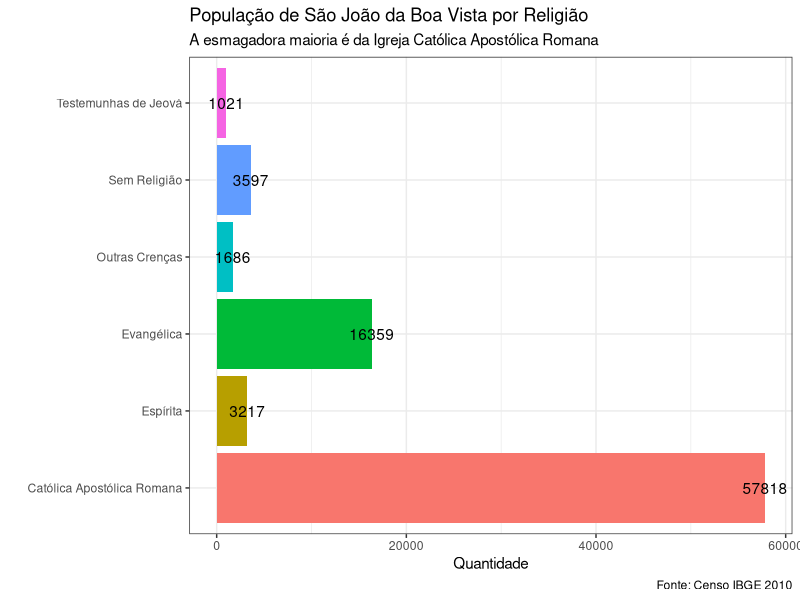
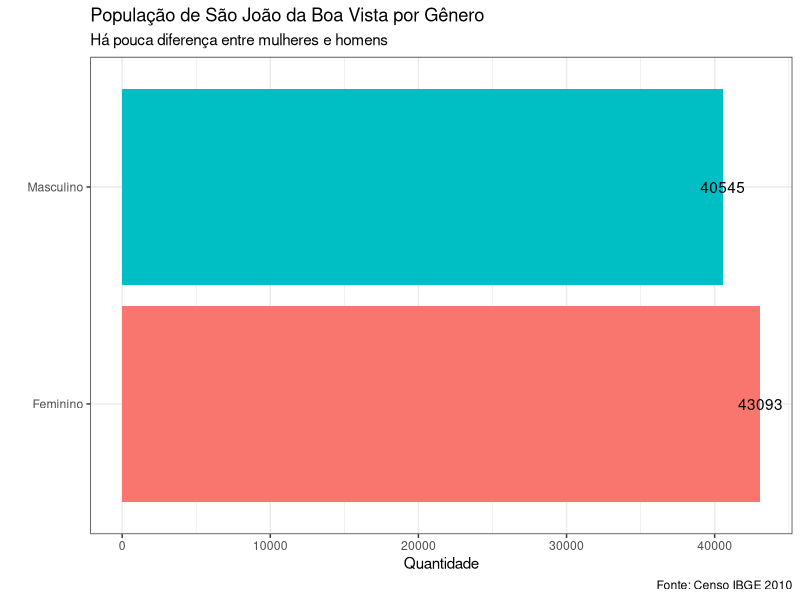
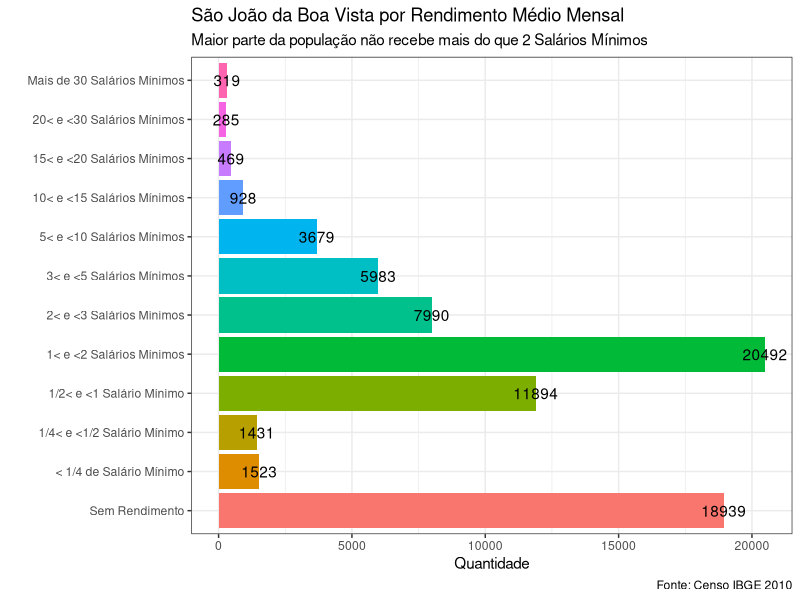
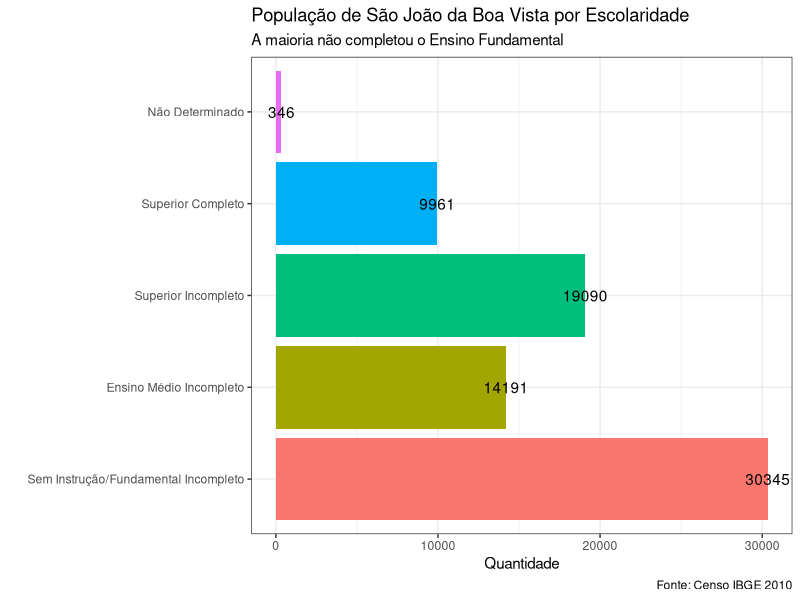
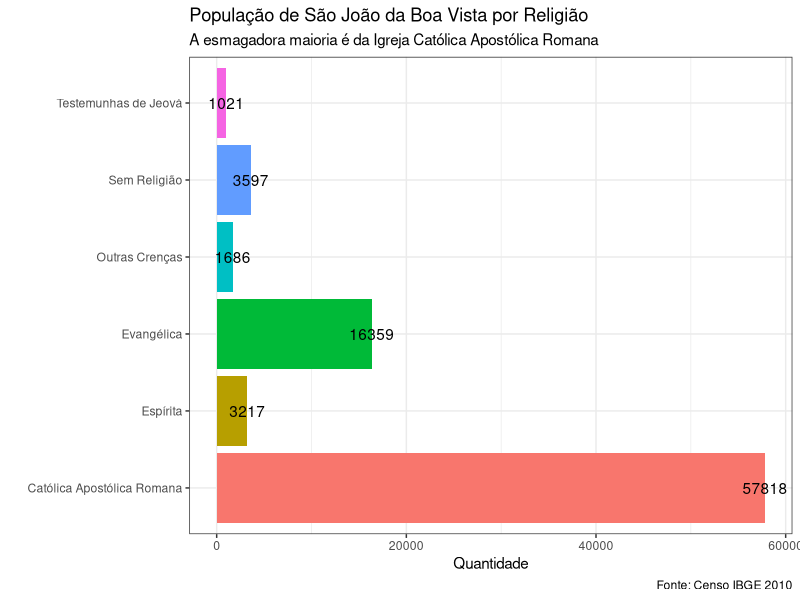
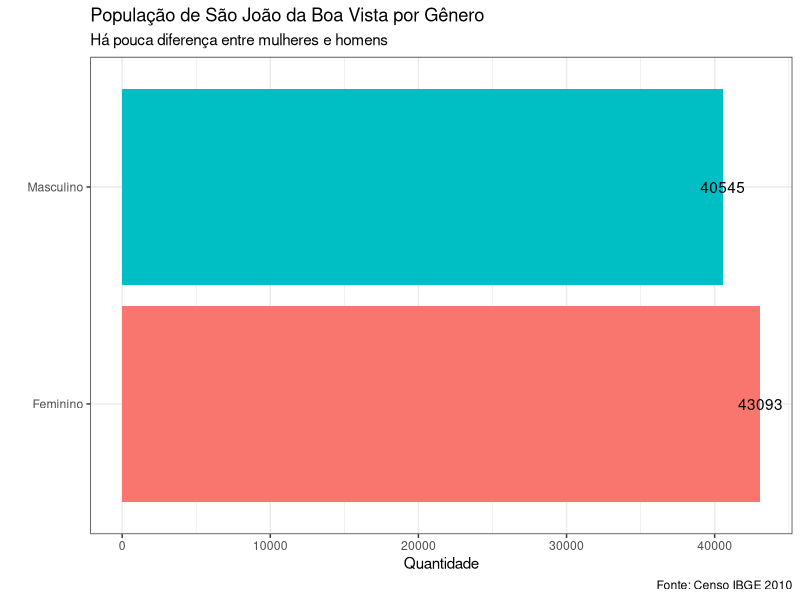
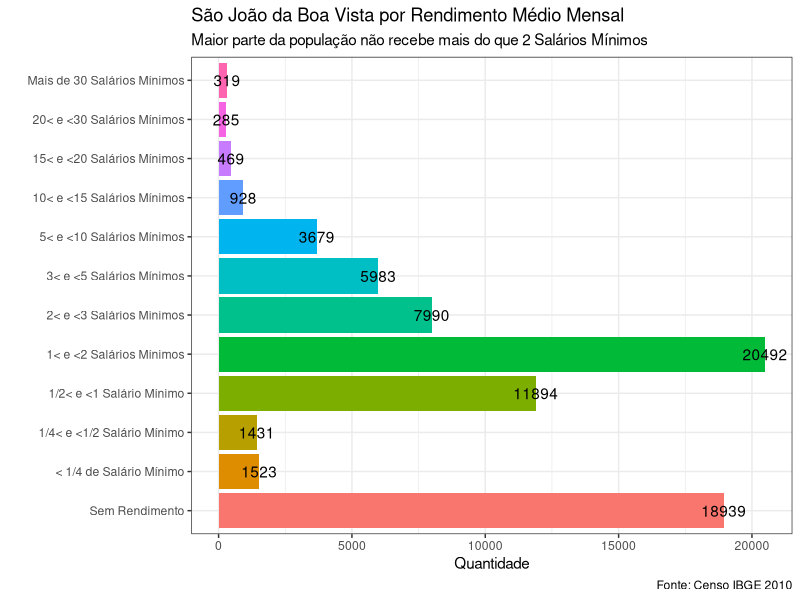
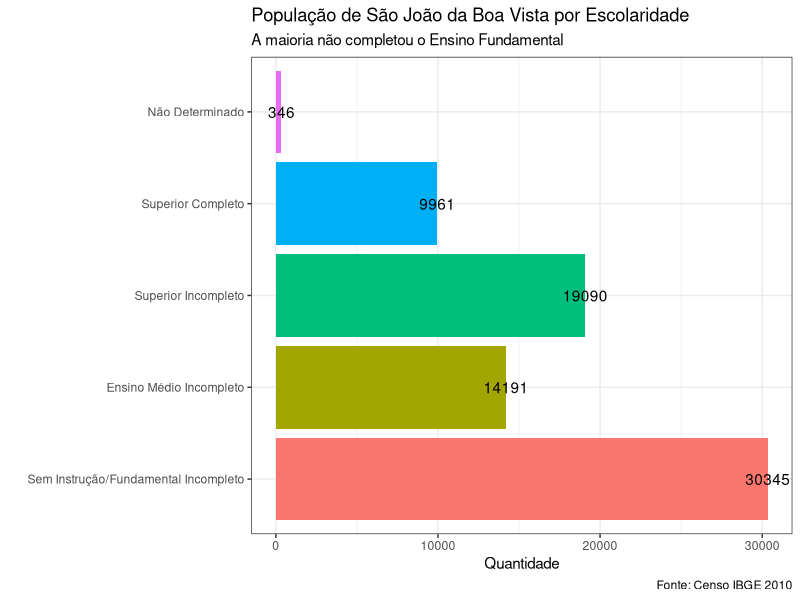

Reproduce these figures in R, in order.
library(ggplot2)

# Religião

lab_religiao <- c("Sem Religião", "Católica Apostólica Romana",
                  "Espírita", "Evangélica", "Testemunhas de Jeová",
                  "Outras Crenças")

qtd_religiao <- c(3597, 57818, 3217, 16359, 1021,
                  35+11+46+41+80+163+351+33+9+49+60+15+144+482+167)

tabela_religiao <- data.frame(lab_religiao, qtd_religiao)

ggplot(data=tabela_religiao, aes(x=lab_religiao, y=qtd_religiao,
                                 fill=lab_religiao, label=qtd_religiao))+
  geom_bar(stat="identity")+
  coord_flip()+
  labs(x="", y="Quantidade", 
       title="População de São João da Boa Vista por Religião",
       subtitle="A esmagadora maioria é da Igreja Católica Apostólica Romana",
       caption="Fonte: Censo IBGE 2010")+
  geom_text()+
  guides(fill=FALSE)+
  theme_bw()

ggsave("imagens/tabela-relig.png", dpi=300)

# Genero

lab_genero <- c("Masculino", "Feminino")

qtd_genero <- c(2451+2560+3054+3201+3406+3469+6376+5884+4842+2935+2367,
                2132+2563+2958+3040+3367+3495+6586+6481+5409+3480+3582)

tabela_genero <- data.frame(lab_genero, qtd_genero)

ggplot(data=tabela_genero, aes(x=lab_genero, y=qtd_genero,
                                 fill=lab_genero, label=qtd_genero))+
  geom_bar(stat="identity")+
  coord_flip()+
  labs(x="", y="Quantidade", 
       title="População de São João da Boa Vista por Gênero",
       subtitle="Há pouca diferença entre mulheres e homens",
       caption="Fonte: Censo IBGE 2010")+
  geom_text()+
  guides(fill=FALSE)+
  theme_bw()

ggsave("imagens/tabela-gen.png", dpi=300)

# Rendimento

lab_rend <- c("Sem Rendimento", "< 1/4 de Salário Mínimo",
              "1/4< e <1/2 Salário Mínimo", "1/2< e <1 Salário Mínimo",
              "1< e <2 Salários Mínimos", "2< e <3 Salários Mínimos",
              "3< e <5 Salários Mínimos", "5< e <10 Salários Mínimos",
              "10< e <15 Salários Mínimos", "15< e <20 Salários Mínimos",
              "20< e <30 Salários Mínimos", "Mais de 30 Salários Mínimos")

qtd_rend <- c(18939, 1523, 1431, 11894, 20492, 7990, 5983, 3679,
              928, 469, 285, 319)

tabela_rend <- data.frame(lab_rend, qtd_rend)

tabela_rend$lab_rend <- factor(tabela_rend$lab_rend,
                               levels = lab_rend)

ggplot(data=tabela_rend, aes(x=lab_rend, y=qtd_rend,
                               fill=lab_rend, label=qtd_rend))+
  geom_bar(stat="identity")+
  coord_flip()+
  labs(x="", y="Quantidade", 
       title="São João da Boa Vista por Rendimento Médio Mensal",
       subtitle="Maior parte da população não recebe mais do que 2 Salários Mínimos",
       caption="Fonte: Censo IBGE 2010")+
  geom_text()+
  guides(fill=FALSE)+
  theme_bw()

ggsave("imagens/tabela-rend.png", dpi=300)

# Escolaridade

lab_escola <- c("Sem Instrução/Fundamental Incompleto",
                "Ensino Médio Incompleto", "Superior Incompleto",
                "Superior Completo", "Não Determinado")

qtd_escola <- c(30345, 14191, 19090, 9961, 346)

tabela_escola <- data.frame(lab_escola, qtd_escola)

tabela_escola$lab_escola <- factor(tabela_escola$lab_escola,
                               levels = lab_escola)

ggplot(data=tabela_escola, aes(x=lab_escola, y=qtd_escola,
                             fill=lab_escola, label=qtd_escola))+
  geom_bar(stat="identity")+
  coord_flip()+
  labs(x="", y="Quantidade", 
       title="População de São João da Boa Vista por Escolaridade",
       subtitle="A maioria não completou o Ensino Fundamental",
       caption="Fonte: Censo IBGE 2010")+
  geom_text()+
  guides(fill=FALSE)+
  theme_bw()

ggsave("imagens/tabela-escola.png", dpi=300)
